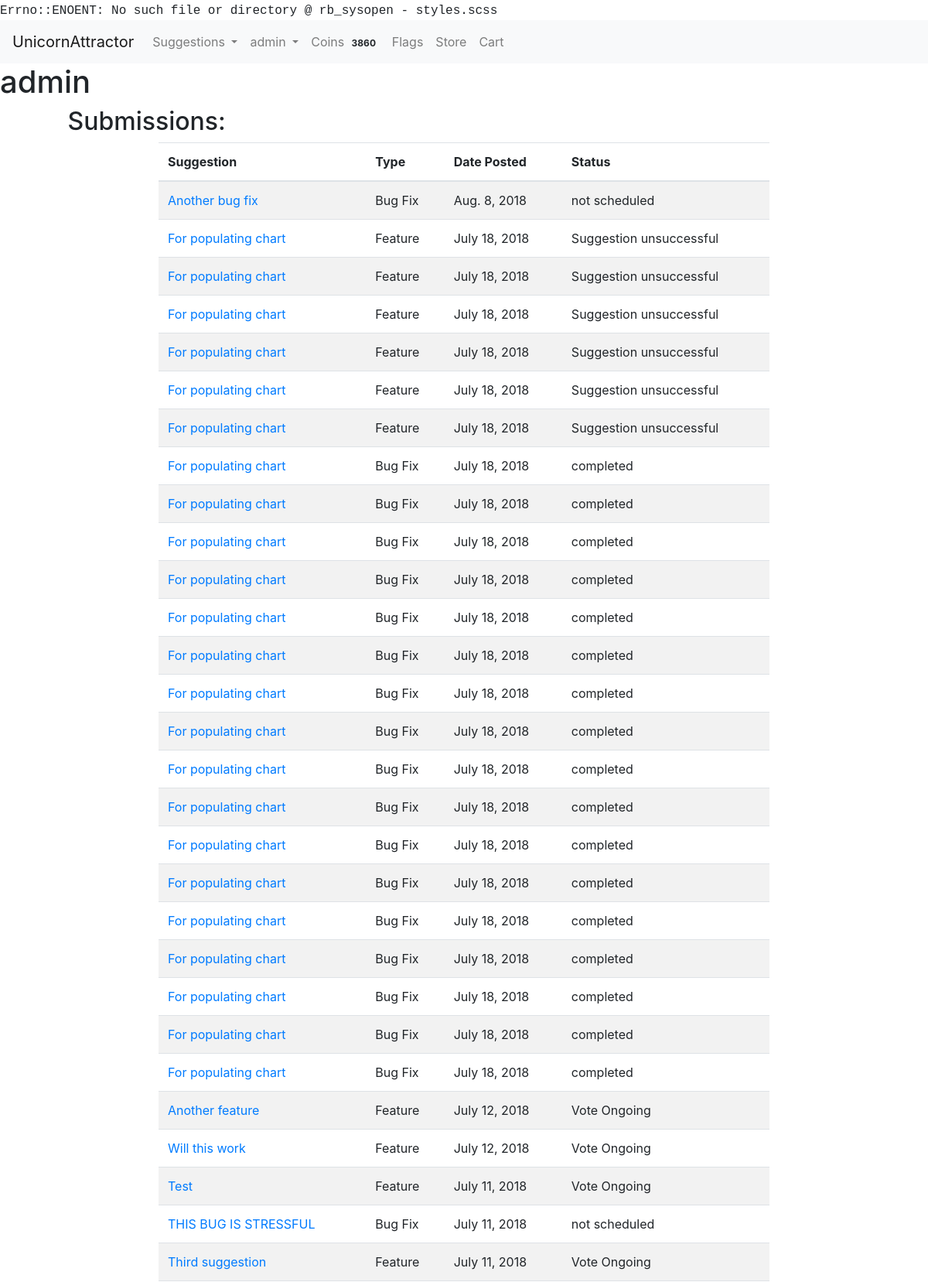
/user/1 (signed in, upper part), run on the app's committed database.
### accounts/models.py (models this page shows)
class User(AbstractUser):
    USERNAME_FIELD = "email"
    email = models.EmailField('email address', blank=False, unique=True)
    REQUIRED_FIELDS = []
    def __str__(self):
        return self.username

### usersuggestions/models.py (models this page shows, shortened)
class SuggestionAdminPage(models.Model):
    status_choices = ((0, "not scheduled"), (1, "scheduled"), (2, "in progress"), (3, "completed"))
    priority_choices = ((0, "low"), (1, 'normal'), (2, 'high'))
    suggestion = models.ForeignKey(Suggestion, null=False, on_delete=models.CASCADE)
    status = models.PositiveSmallIntegerField(choices=status_choices, default=0)
    developer_assigned = models.ForeignKey(User, null=True, blank=True, on_delete=models.PROTECT)
    priority = models.PositiveSmallIntegerField(choices=priority_choices, null=True, blank=True, default=1)
    date_started = models.DateField(null=True, blank=True)
    estimated_days_to_complete = models.PositiveSmallIntegerField(null=True, blank=True)
    expected_completion_date = models.DateField(null=True, blank=True)
    date_completed = models.DateField(null=True, blank=True)
    in_current_voting_cycle = models.BooleanField(blank=False, default=True)
    github_branch = models.CharField(null=True, blank=True, max_length=50)
    was_successful = models.NullBooleanField(blank=True, null=True)
    current_winner = models.BooleanField(blank=False, default=False)

class Suggestion(models.Model):
    suggestion_choices = ((True, 'Feature'), (False, 'Bug Fix'))
    is_feature = models.BooleanField(blank=False, default=False, choices=suggestion_choices)
    user = models.ForeignKey(User, null=False, on_delete=models.PROTECT)
    title = models.CharField(max_length=200, blank=False)
    details = RichTextUploadingField()
    date_time = models.DateTimeField(auto_now_add=True)
    delay_submission = models.BooleanField(null=False, blank=True, default=False)

### unicornapp/views.py (the view)
# urls.py: url(r'^user/(?P<user_id>\d+)$', render_userpage, name='userpage'),
@login_required()
def render_userpage(request, user_id):
    user = get_object_or_404(User, id=user_id)
    if request.user == user:
        values = get_userpage_values(user)
        return render(request, "userpage.html", {"user": user,
                                                 "votes": values["votes"], "purchases": values["purchases"],
                                                 "coin_history": values["coin_history"],
                                                 "suggestions": values["suggestions"],
                                                 })
    else:
        return redirect("issue_tracker")

### market/cart.py (called while the page is built)
    def __len__(self):
        return sum(item['quantity'] for item in self.cart.values())

### market/coins.py (called while the page is built)
def return_user_coins(user):
    UserCoins.objects.get_or_create(user=user)
    user_row = UserCoins.objects.get(user=user)
    return user_row.coins

### market/contexts.py (called while the page is built)
def cart(request):
    return {'cart': Cart(request)}

def usercoins(request):
    if request.user.is_authenticated:
        user = request.user
        coins_amount = return_user_coins(user)
        return {"usercoins": coins_amount}
    else:
        return {"usercoins": None}

def coins_are_enabled(request):
    return {"coins_are_enabled": settings.COINS_ENABLED}

### market/models.py (called while the page is built)
    def __str__(self):
        return self.name

### unicornapp/views.py (called while the page is built)
def get_userpage_values(user):
    votes = Upvote.objects.filter(user=user).order_by("-date_time")
    purchases = Order.objects.filter(user=user).order_by("-date_time")
    coin_history = UserCoinHistory.objects.filter(user=user).order_by("-date_time")
    suggestions = SuggestionAdminPage.objects.filter(suggestion__user=user).order_by("-suggestion__date_time")
    for purchase in purchases:
        purchase.items = OrderItem.objects.filter(order=purchase)
        purchase.total_cost = 0
        for item in purchase.items:
            purchase.total_cost += item.total_purchase_price
    values_dictionary = {"purchases": purchases,
                         "coin_history": coin_history, "votes": votes, "suggestions": suggestions
                         }
    return values_dictionary

### unicornapp/templates/userpage.html (shortened to what this page needs)
{% extends 'base.html' %} {% block title %} {{ user }} {% endblock %} {% block content %}
<main id="userpage">
    <h1 id="header">{{ user }}</h1>
    <div class="row">
        <div class="offset-md-1">
            <h2 class="section-header">Submissions:</h2>
        </div>
    </div>
    <div class="row">
        <div class="col-xs-12 table-col col-md-8 offset-md-2">
            {% if suggestions|length == 0 %}
            <p class="no-entry-text">You have not submitted any suggestions</p>
            {% else %}
            <table class="table submissions-table table-striped">
                <thead>
                    <tr>
                        <th scope="col">Suggestion</th>
                        <th scope="col">Type</th>
                        <th scope="col">Date Posted</th>
                        <th scope="col">Status</th>
                    </tr>
                </thead>
                <tbody>
                    {% for suggestion in suggestions %}
                    <tr>
                        <td><a href="{% url 'view_suggestion' suggestion.suggestion.id %}">{{ suggestion.suggestion.title }}</a> </td>
                        <td>{{ suggestion.suggestion.get_is_feature_display }}</td>
                        <td>{{ suggestion.suggestion.date_time.date }}</td>
                        <td class="status">
                            {% if suggestion.suggestion.is_feature %} {% if suggestion.in_current_voting_cycle %} Vote Ongoing {% elif suggestion.suggestion.delay_submission %} Submission delayed till next voting cycle {% elif suggestion.was_successful == True %} Suggestion Successful
                            {% else %} Suggestion unsuccessful {% endif %} {% else %} {{ suggestion.get_status_display }} {% endif %}
                        </td>
                    </tr>
                    {% endfor %}
                </tbody>
            </table>
            {% endif %}
        </div>
    </div>
</main>
{% endblock %}

### templates/base.html (shortened to what this page needs)
<!DOCTYPE html>
{% load staticfiles %}
<html lang="en">
<head>
    <link rel="stylesheet" href="https://maxcdn.bootstrapcdn.com/bootstrap/4.0.0/css/bootstrap.min.css"
>
    <link rel="stylesheet" href="{% static 'css/styles.css' %}">
</head>
<header>
    <nav class="navbar navbar-expand-lg navbar-light bg-light justify-content-between">
        <a class="navbar-brand website-title" href="{% url 'home' %}">UnicornAttractor</a>
        <div class="collapse navbar-collapse" id="navbarSupportedContent">
            <ul class="navbar-nav mr-auto">
                <li class="nav-item dropdown">
                    <a class="nav-link dropdown-toggle" href="{% url 'issue_tracker' %}" id="navbarDropdown"
                       role="button" data-toggle="dropdown" aria-haspopup="true" aria-expanded="false">
                        Suggestions
                    </a>
                </li>
                {% if user.is_authenticated %}
                <li class="nav-item dropdown">
                    <a class="nav-link dropdown-toggle" href="#" id="navbarDropdownUser" role="button"
                       data-toggle="dropdown" aria-haspopup="true" aria-expanded="false">
                        {{ user.username }}
                    </a>
                </li>
                {% if coins_are_enabled %}
                <li class="nav-item">
                    <a class="nav-link" href="{% url 'earn_coins' %}"> Coins <span class="badge badge-light">{{ usercoins }}</span></a>
                </li>
                {% endif %}
                {% endif %}
                {% if request.user.is_staff %}
                <li class="nav-item">
                    <a class="nav-link" href="{% url 'flags' %}">Flags</a>
                </li>
                {% endif %}
                <li class="nav-item">
                    <a class="nav-link" href="{% url 'store' %}">Store</a>
                </li>
                <li class="nav-item">
                    <a class="nav-link" href="{% url 'view_cart' %}">Cart </a>
                </li>
            </ul>
        </div>
    </nav>
</header>
<body>
{% block content %}{% endblock %}
</body>
</html>

### styles.css (style rules this page uses)
body:before { white-space: pre; font-family: monospace; content: "Errno::ENOENT: No such file or directory @ rb_sysopen - styles.scss"; }

### data on the page
User: username "admin"
SuggestionAdminPage: suggestion "Another bug fix", suggestion.is_feature "Bug Fix", suggestion.date_time "Aug. 8, 2018", status "not scheduled"
SuggestionAdminPage: suggestion "For populating chart", suggestion.is_feature "Feature", suggestion.date_time "July 18, 2018", in_current_voting_cycle "Suggestion unsuccessful"
SuggestionAdminPage: suggestion "For populating chart", suggestion.is_feature "Feature", suggestion.date_time "July 18, 2018", in_current_voting_cycle "Suggestion unsuccessful"
SuggestionAdminPage: suggestion "For populating chart", suggestion.is_feature "Feature", suggestion.date_time "July 18, 2018", in_current_voting_cycle "Suggestion unsuccessful"
SuggestionAdminPage: suggestion "For populating chart", suggestion.is_feature "Feature", suggestion.date_time "July 18, 2018", in_current_voting_cycle "Suggestion unsuccessful"
SuggestionAdminPage: suggestion "For populating chart", suggestion.is_feature "Feature", suggestion.date_time "July 18, 2018", in_current_voting_cycle "Suggestion unsuccessful"
SuggestionAdminPage: suggestion "For populating chart", suggestion.is_feature "Feature", suggestion.date_time "July 18, 2018", in_current_voting_cycle "Suggestion unsuccessful"
SuggestionAdminPage: suggestion "For populating chart", suggestion.is_feature "Bug Fix", suggestion.date_time "July 18, 2018", status "completed"
SuggestionAdminPage: suggestion "For populating chart", suggestion.is_feature "Bug Fix", suggestion.date_time "July 18, 2018", status "completed"
SuggestionAdminPage: suggestion "For populating chart", suggestion.is_feature "Bug Fix", suggestion.date_time "July 18, 2018", status "completed"
SuggestionAdminPage: suggestion "For populating chart", suggestion.is_feature "Bug Fix", suggestion.date_time "July 18, 2018", status "completed"
SuggestionAdminPage: suggestion "For populating chart", suggestion.is_feature "Bug Fix", suggestion.date_time "July 18, 2018", status "completed"
SuggestionAdminPage: suggestion "For populating chart", suggestion.is_feature "Bug Fix", suggestion.date_time "July 18, 2018", status "completed"
SuggestionAdminPage: suggestion "For populating chart", suggestion.is_feature "Bug Fix", suggestion.date_time "July 18, 2018", status "completed"
SuggestionAdminPage: suggestion "For populating chart", suggestion.is_feature "Bug Fix", suggestion.date_time "July 18, 2018", status "completed"
SuggestionAdminPage: suggestion "For populating chart", suggestion.is_feature "Bug Fix", suggestion.date_time "July 18, 2018", status "completed"
SuggestionAdminPage: suggestion "For populating chart", suggestion.is_feature "Bug Fix", suggestion.date_time "July 18, 2018", status "completed"
SuggestionAdminPage: suggestion "For populating chart", suggestion.is_feature "Bug Fix", suggestion.date_time "July 18, 2018", status "completed"
SuggestionAdminPage: suggestion "For populating chart", suggestion.is_feature "Bug Fix", suggestion.date_time "July 18, 2018", status "completed"
SuggestionAdminPage: suggestion "For populating chart", suggestion.is_feature "Bug Fix", suggestion.date_time "July 18, 2018", status "completed"
SuggestionAdminPage: suggestion "For populating chart", suggestion.is_feature "Bug Fix", suggestion.date_time "July 18, 2018", status "completed"
SuggestionAdminPage: suggestion "For populating chart", suggestion.is_feature "Bug Fix", suggestion.date_time "July 18, 2018", status "completed"
SuggestionAdminPage: suggestion "For populating chart", suggestion.is_feature "Bug Fix", suggestion.date_time "July 18, 2018", status "completed"
SuggestionAdminPage: suggestion "For populating chart", suggestion.is_feature "Bug Fix", suggestion.date_time "July 18, 2018", status "completed"
SuggestionAdminPage: suggestion "Another feature", suggestion.is_feature "Feature", suggestion.date_time "July 12, 2018", in_current_voting_cycle "Vote Ongoing"
SuggestionAdminPage: suggestion "Will this work", suggestion.is_feature "Feature", suggestion.date_time "July 12, 2018", in_current_voting_cycle "Vote Ongoing"
SuggestionAdminPage: suggestion "Test", suggestion.is_feature "Feature", suggestion.date_time "July 11, 2018", in_current_voting_cycle "Vote Ongoing"
SuggestionAdminPage: suggestion "THIS BUG IS STRESSFUL", suggestion.is_feature "Bug Fix", suggestion.date_time "July 11, 2018", status "not scheduled"
SuggestionAdminPage: suggestion "Third suggestion", suggestion.is_feature "Feature", suggestion.date_time "July 11, 2018", in_current_voting_cycle "Vote Ongoing"

### other printed values
{{ usercoins }} "3860"
